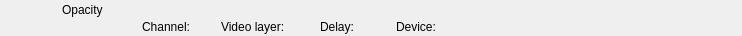
<?xml version="1.0" encoding="UTF-8"?>
<ui version="4.0">
 <class>RundownOpacityWidget</class>
 <widget class="QWidget" name="RundownOpacityWidget">
  <property name="geometry">
   <rect>
    <x>0</x>
    <y>0</y>
    <width>742</width>
    <height>36</height>
   </rect>
  </property>
  <layout class="QHBoxLayout" name="horizontalLayout">
   <property name="margin">
    <number>0</number>
   </property>
   <item>
    <widget class="QFrame" name="frameItem">
     <property name="sizePolicy">
      <sizepolicy hsizetype="Preferred" vsizetype="Fixed">
       <horstretch>0</horstretch>
       <verstretch>0</verstretch>
      </sizepolicy>
     </property>
     <property name="minimumSize">
      <size>
       <width>0</width>
       <height>36</height>
      </size>
     </property>
     <widget class="QLabel" name="labelThumbnail">
      <property name="geometry">
       <rect>
        <x>22</x>
        <y>2</y>
        <width>32</width>
        <height>32</height>
       </rect>
      </property>
      <property name="text">
       <string/>
      </property>
      <property name="pixmap">
       <pixmap resource="../Resource.qrc">:/Graphics/Images/Mixer.png</pixmap>
      </property>
     </widget>
     <widget class="QLabel" name="labelChannel">
      <property name="geometry">
       <rect>
        <x>142</x>
        <y>19</y>
        <width>70</width>
        <height>16</height>
       </rect>
      </property>
      <property name="text">
       <string>Channel:</string>
      </property>
     </widget>
     <widget class="QLabel" name="labelName">
      <property name="geometry">
       <rect>
        <x>62</x>
        <y>2</y>
        <width>561</width>
        <height>16</height>
       </rect>
      </property>
      <property name="text">
       <string>Opacity</string>
      </property>
     </widget>
     <widget class="QLabel" name="labelVideolayer">
      <property name="geometry">
       <rect>
        <x>221</x>
        <y>19</y>
        <width>90</width>
        <height>16</height>
       </rect>
      </property>
      <property name="text">
       <string>Video layer:</string>
      </property>
     </widget>
     <widget class="QLabel" name="labelColor">
      <property name="geometry">
       <rect>
        <x>0</x>
        <y>0</y>
        <width>18</width>
        <height>36</height>
       </rect>
      </property>
      <property name="text">
       <string/>
      </property>
     </widget>
     <widget class="QLabel" name="labelGroupColor">
      <property name="geometry">
       <rect>
        <x>0</x>
        <y>0</y>
        <width>6</width>
        <height>36</height>
       </rect>
      </property>
      <property name="text">
       <string/>
      </property>
     </widget>
     <widget class="QLabel" name="labelDevice">
      <property name="geometry">
       <rect>
        <x>396</x>
        <y>19</y>
        <width>261</width>
        <height>16</height>
       </rect>
      </property>
      <property name="text">
       <string>Device:</string>
      </property>
     </widget>
     <widget class="QLabel" name="labelDelay">
      <property name="geometry">
       <rect>
        <x>320</x>
        <y>19</y>
        <width>67</width>
        <height>16</height>
       </rect>
      </property>
      <property name="text">
       <string>Delay:</string>
      </property>
     </widget>
    </widget>
   </item>
   <item>
    <widget class="QLabel" name="labelGpiTriggerable">
     <property name="minimumSize">
      <size>
       <width>32</width>
       <height>32</height>
      </size>
     </property>
     <property name="maximumSize">
      <size>
       <width>32</width>
       <height>32</height>
      </size>
     </property>
     <property name="text">
      <string/>
     </property>
     <property name="pixmap">
      <pixmap resource="../Resource.qrc">:/Graphics/Images/GpiConnected.png</pixmap>
     </property>
    </widget>
   </item>
   <item>
    <widget class="QLabel" name="labelDisconnected">
     <property name="minimumSize">
      <size>
       <width>32</width>
       <height>32</height>
      </size>
     </property>
     <property name="maximumSize">
      <size>
       <width>32</width>
       <height>32</height>
      </size>
     </property>
     <property name="text">
      <string/>
     </property>
     <property name="pixmap">
      <pixmap resource="../Resource.qrc">:/Graphics/Images/Disconnected.png</pixmap>
     </property>
    </widget>
   </item>
   <item>
    <widget class="QLabel" name="labelActiveColor">
     <property name="minimumSize">
      <size>
       <width>2</width>
       <height>36</height>
      </size>
     </property>
     <property name="maximumSize">
      <size>
       <width>2</width>
       <height>36</height>
      </size>
     </property>
     <property name="text">
      <string/>
     </property>
    </widget>
   </item>
  </layout>
 </widget>
 <resources>
  <include location="../Resource.qrc"/>
 </resources>
 <connections/>
 <slots>
  <slot>addToCombo()</slot>
 </slots>
</ui>
